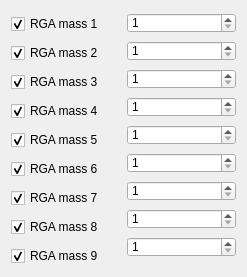
     <widget class="QWidget" name="horizontalLayoutWidget">
      <property name="geometry">
       <rect>
        <x>1760</x>
        <y>90</y>
        <width>247</width>
        <height>261</height>
       </rect>
      </property>
      <layout class="QHBoxLayout" name="horizontalLayout">
       <item>
        <layout class="QVBoxLayout" name="verticalLayout_2">
         <property name="spacing">
          <number>9</number>
         </property>
         <property name="topMargin">
          <number>3</number>
         </property>
         <item>
          <widget class="QCheckBox" name="checkBox_rga1">
           <property name="maximumSize">
            <size>
             <width>16777215</width>
             <height>20</height>
            </size>
           </property>
           <property name="text">
            <string>RGA mass 1</string>
           </property>
           <property name="checked">
            <bool>true</bool>
           </property>
          </widget>
         </item>
         <item>
          <widget class="QCheckBox" name="checkBox_rga2">
           <property name="maximumSize">
            <size>
             <width>16777215</width>
             <height>20</height>
            </size>
           </property>
           <property name="text">
            <string>RGA mass 2</string>
           </property>
           <property name="checked">
            <bool>true</bool>
           </property>
          </widget>
         </item>
         <item>
          <widget class="QCheckBox" name="checkBox_rga3">
           <property name="maximumSize">
            <size>
             <width>16777215</width>
             <height>20</height>
            </size>
           </property>
           <property name="text">
            <string>RGA mass 3</string>
           </property>
           <property name="checked">
            <bool>true</bool>
           </property>
          </widget>
         </item>
         <item>
          <widget class="QCheckBox" name="checkBox_rga4">
           <property name="maximumSize">
            <size>
             <width>16777215</width>
             <height>20</height>
            </size>
           </property>
           <property name="text">
            <string>RGA mass 4</string>
           </property>
           <property name="checked">
            <bool>true</bool>
           </property>
          </widget>
         </item>
         <item>
          <widget class="QCheckBox" name="checkBox_rga5">
           <property name="maximumSize">
            <size>
             <width>16777215</width>
             <height>20</height>
            </size>
           </property>
           <property name="text">
            <string>RGA mass 5</string>
           </property>
           <property name="checked">
            <bool>true</bool>
           </property>
          </widget>
         </item>
         <item>
          <widget class="QCheckBox" name="checkBox_rga6">
           <property name="maximumSize">
            <size>
             <width>16777215</width>
             <height>20</height>
            </size>
           </property>
           <property name="text">
            <string>RGA mass 6</string>
           </property>
           <property name="checked">
            <bool>true</bool>
           </property>
          </widget>
         </item>
         <item>
          <widget class="QCheckBox" name="checkBox_rga7">
           <property name="maximumSize">
            <size>
             <width>16777215</width>
             <height>20</height>
            </size>
           </property>
           <property name="text">
            <string>RGA mass 7</string>
           </property>
           <property name="checked">
            <bool>true</bool>
           </property>
          </widget>
         </item>
         <item>
          <widget class="QCheckBox" name="checkBox_rga8">
           <property name="maximumSize">
            <size>
             <width>16777215</width>
             <height>20</height>
            </size>
           </property>
           <property name="text">
            <string>RGA mass 8</string>
           </property>
           <property name="checked">
            <bool>true</bool>
           </property>
          </widget>
         </item>
         <item>
          <widget class="QCheckBox" name="checkBox_rga9">
           <property name="maximumSize">
            <size>
             <width>16777215</width>
             <height>20</height>
            </size>
           </property>
           <property name="text">
            <string>RGA mass 9</string>
           </property>
           <property name="checked">
            <bool>true</bool>
           </property>
          </widget>
         </item>
        </layout>
       </item>
       <item>
        <layout class="QVBoxLayout" name="verticalLayout_3">
         <item>
          <widget class="QSpinBox" name="spinBox_rga_mass1">
           <property name="maximumSize">
            <size>
             <width>16777215</width>
             <height>20</height>
            </size>
           </property>
           <property name="minimum">
            <number>1</number>
           </property>
           <property name="maximum">
            <number>80</number>
           </property>
          </widget>
         </item>
         <item>
          <widget class="QSpinBox" name="spinBox_rga_mass2">
           <property name="maximumSize">
            <size>
             <width>16777215</width>
             <height>20</height>
            </size>
           </property>
           <property name="minimum">
            <number>1</number>
           </property>
           <property name="maximum">
            <number>80</number>
           </property>
          </widget>
         </item>
         <item>
          <widget class="QSpinBox" name="spinBox_rga_mass3">
           <property name="maximumSize">
            <size>
             <width>16777215</width>
             <height>20</height>
            </size>
           </property>
           <property name="minimum">
            <number>1</number>
           </property>
           <property name="maximum">
            <number>80</number>
           </property>
          </widget>
         </item>
         <item>
          <widget class="QSpinBox" name="spinBox_rga_mass4">
           <property name="maximumSize">
            <size>
             <width>16777215</width>
             <height>20</height>
            </size>
           </property>
           <property name="minimum">
            <number>1</number>
           </property>
           <property name="maximum">
            <number>80</number>
           </property>
          </widget>
         </item>
         <item>
          <widget class="QSpinBox" name="spinBox_rga_mass5">
           <property name="maximumSize">
            <size>
             <width>16777215</width>
             <height>20</height>
            </size>
           </property>
           <property name="minimum">
            <number>1</number>
           </property>
           <property name="maximum">
            <number>80</number>
           </property>
          </widget>
         </item>
         <item>
          <widget class="QSpinBox" name="spinBox_rga_mass6">
           <property name="maximumSize">
            <size>
             <width>16777215</width>
             <height>20</height>
            </size>
           </property>
           <property name="minimum">
            <number>1</number>
           </property>
           <property name="maximum">
            <number>80</number>
           </property>
          </widget>
         </item>
         <item>
          <widget class="QSpinBox" name="spinBox_rga_mass7">
           <property name="maximumSize">
            <size>
             <width>16777215</width>
             <height>20</height>
            </size>
           </property>
           <property name="minimum">
            <number>1</number>
           </property>
           <property name="maximum">
            <number>80</number>
           </property>
          </widget>
         </item>
         <item>
          <widget class="QSpinBox" name="spinBox_rga_mass8">
           <property name="maximumSize">
            <size>
             <width>16777215</width>
             <height>20</height>
            </size>
           </property>
           <property name="minimum">
            <number>1</number>
           </property>
           <property name="maximum">
            <number>80</number>
           </property>
          </widget>
         </item>
         <item>
          <widget class="QSpinBox" name="spinBox_rga_mass9">
           <property name="maximumSize">
            <size>
             <width>16777215</width>
             <height>20</height>
            </size>
           </property>
           <property name="minimum">
            <number>1</number>
           </property>
           <property name="maximum">
            <number>80</number>
           </property>
          </widget>
         </item>
        </layout>
       </item>
      </layout>
     </widget>
